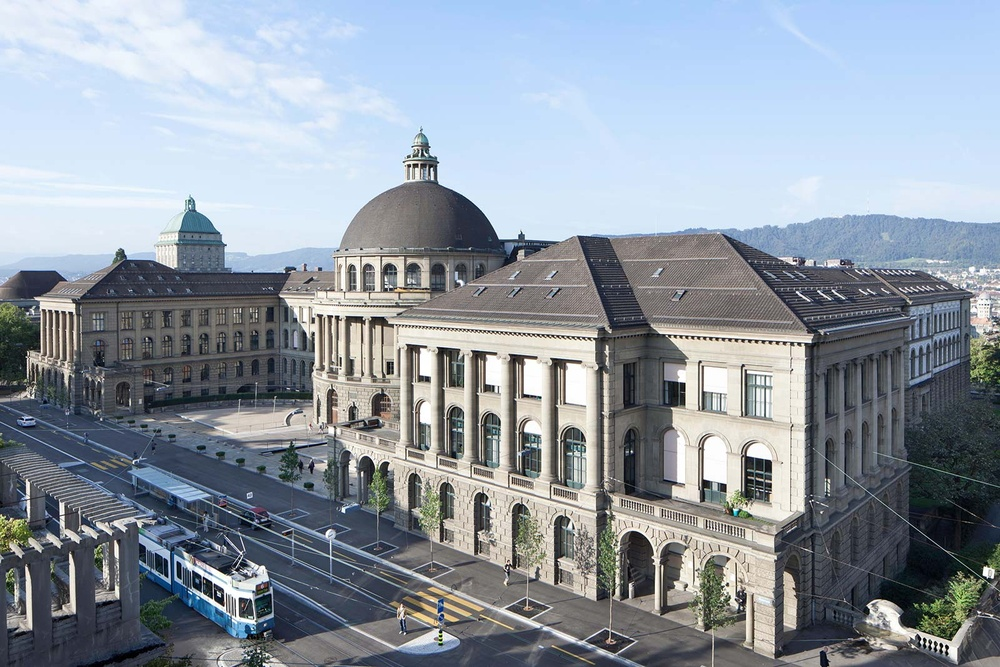
//> input picture Image_DataSet/TestImage.jpg, 1000 x 667 px, shrunk from 1600 x 1067 before the run
$ ./BGRimg2Grayimg   (built with g++ and OpenCV 4)
//> lines starting //> are read from the running program, lines starting //| are printed output that depends on the picture
#include <opencv2/core/core.hpp>
#include <opencv2/highgui/highgui.hpp>
#include <iostream>

using namespace cv;
using namespace std;
#define PTR_Method2
int main( int argc, char** argv )
{

    Mat image;
    image = imread("Image_DataSet/TestImage.jpg", CV_LOAD_IMAGE_COLOR);   // Read the file
//> image is the input picture: 667 rows x 1000 cols, CV_8UC3; mean B, G, R 162.6, 152.1, 142.7

    if(! image.data )                              // Check for invalid input
    {
        cout <<  "Could not open or find the image" << std::endl ;
        return -1;
    }
#ifdef PTR_Method1
	Mat img_gray1 = Mat::zeros(Size(image.cols, image.rows), CV_8UC3);
    int channels = img_gray1.channels();
    int nRows = img_gray1.rows ;
    int nCols = img_gray1.cols* channels;
    if (image.isContinuous())
    {
        nCols *= nRows;
        nRows = 1;
    }
    uchar *org_img, *Gray_img;
    for(int i = 0; i < nRows; i++)
    {
        org_img = image.ptr<uchar>(i);
        Gray_img = img_gray1.ptr<uchar>(i);
        for (int j = 0; j < nCols; j=j+3)
        {
            Gray_img[j] = org_img[j+1]*0.3 + org_img[j+2]*0.3 + org_img[j+3]*0.3;
            Gray_img[j+1] = Gray_img[j];
            Gray_img[j+2] = Gray_img[j];
        }
	}

	imshow("result1",img_gray1);
    waitKey(0);
#endif // PTR1


//======================================================================================================================
#ifdef PTR_Method2
	Mat img_gray2 = Mat::zeros(Size(image.cols, image.rows), CV_8UC3);


    int channels = img_gray2.channels();
//> channels = 3
    int i = 0 , j = 0;
    int p;
    uchar *PTR2 , *org_img;
    org_img= image.ptr<uchar>(i);
    PTR2= img_gray2.ptr<uchar>(i);
    for( i = 0; i < image.rows; i++)
    {
        p = i * j * channels;
        for ( j = 0; j < image.cols; j++)
        {
            PTR2[p] = org_img[p+1]*0.3 + org_img[p+2]*0.3 + org_img[p+3]*0.3;
            PTR2[p+1] = PTR2[p];
            PTR2[p+2] = PTR2[p];
            p = p + 3;
        }
    }
//> this loop made 667 passes
//> p on passes 1 to 3: 3000, 6000, 9000
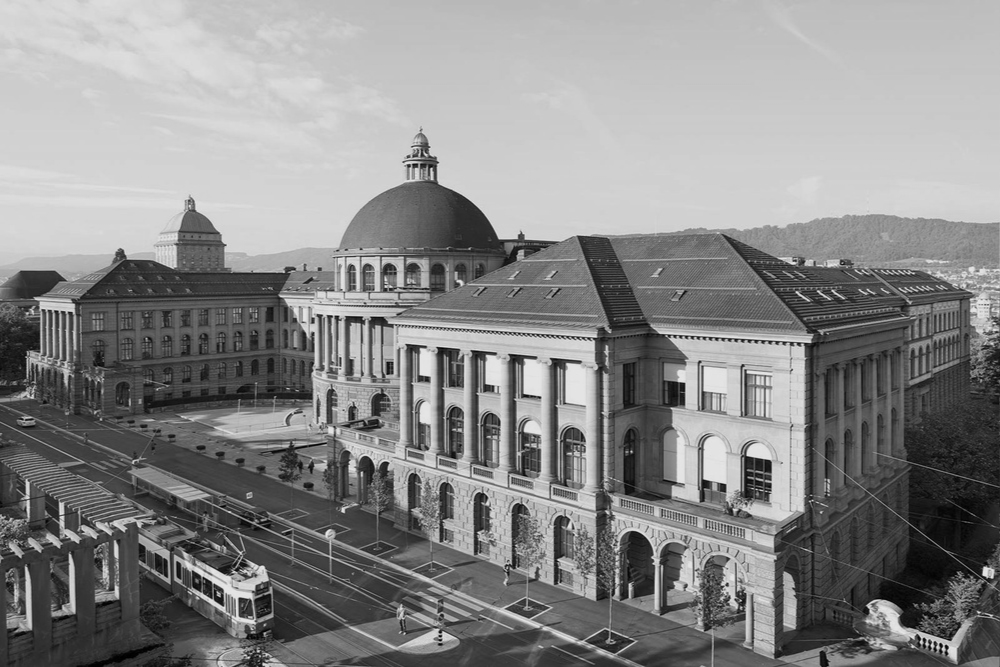
//> img_gray2: 667 rows x 1000 cols, CV_8UC3; min 0, max 229, mean 136.8
//> after the loop, p = 2001000
	imshow("result2",img_gray2);
	waitKey(0);
#endif // PTR1
    return 0;
}

$ run again, with Image_DataSet/baboon1.jpg copied over Image_DataSet/TestImage.jpg
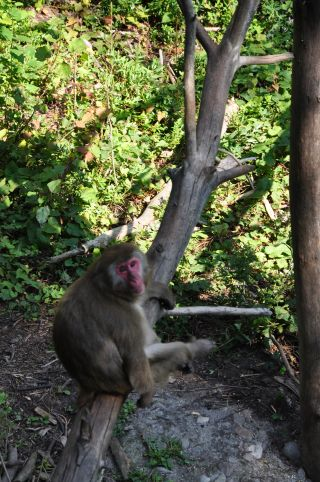
//> input picture Image_DataSet/baboon1.jpg, 320 x 482 px
//> image is the input picture: 482 rows x 320 cols, CV_8UC3; mean B, G, R 65.5, 91.9, 86.2
//> the loop `for( i = 0; i < image.rows; i++)` made 482 passes
//> p on passes 1 to 3: 960, 1920, 2880
//> after the loop `for( i = 0; i < image.rows; i++)`:
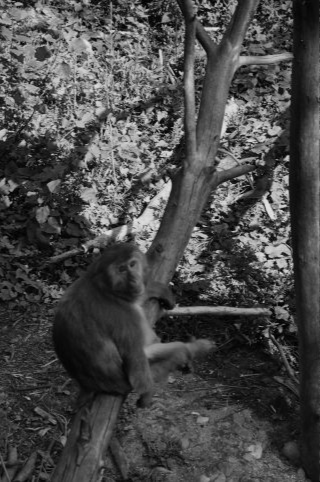
//> img_gray2: 482 rows x 320 cols, CV_8UC3; min 0, max 227, mean 72.6
//> after the loop `for( i = 0; i < image.rows; i++)`: p = 462720

$ run again, with Image_DataSet/baboon2.jpg copied over Image_DataSet/TestImage.jpg
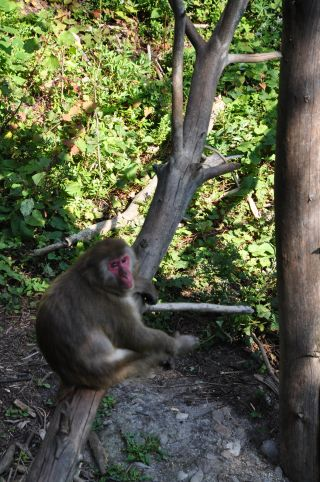
//> input picture Image_DataSet/baboon2.jpg, 320 x 482 px
//> image is the input picture: 482 rows x 320 cols, CV_8UC3; mean B, G, R 69, 93.2, 88.1
//> the loop `for( i = 0; i < image.rows; i++)` made 482 passes
//> p on passes 1 to 3: 960, 1920, 2880
//> after the loop `for( i = 0; i < image.rows; i++)`:
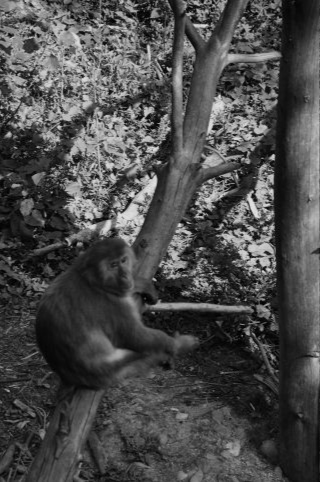
//> img_gray2: 482 rows x 320 cols, CV_8UC3; min 0, max 226, mean 74.6
//> after the loop `for( i = 0; i < image.rows; i++)`: p = 462720

$ run again, with Image_DataSet/baboon4.jpg copied over Image_DataSet/TestImage.jpg
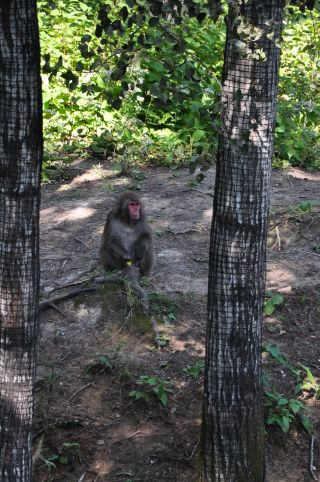
//> input picture Image_DataSet/baboon4.jpg, 320 x 482 px
//> image is the input picture: 482 rows x 320 cols, CV_8UC3; mean B, G, R 73.6, 85, 79.8
//> the loop `for( i = 0; i < image.rows; i++)` made 482 passes
//> p on passes 1 to 3: 960, 1920, 2880
//> after the loop `for( i = 0; i < image.rows; i++)`:
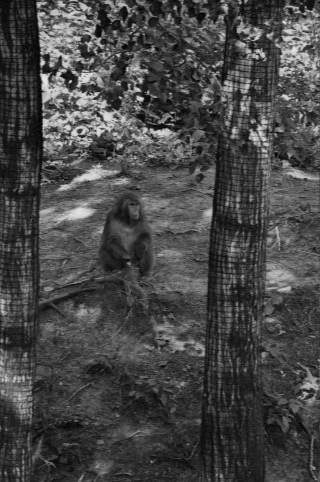
//> img_gray2: 482 rows x 320 cols, CV_8UC3; min 0, max 229, mean 71.1
//> after the loop `for( i = 0; i < image.rows; i++)`: p = 462720
